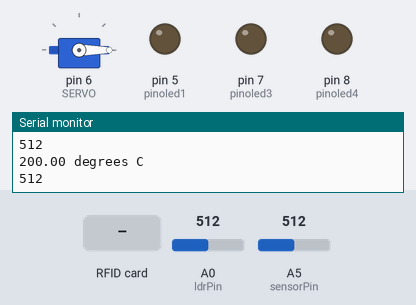
A sketch run on a simulated Arduino Uno, built with avr-gcc and run on an emulated ATmega328P. On the bench: servo, output pins drawn as LEDs (lit = HIGH), the last lines printed to the serial monitor. The inputs (shaded band) are chosen by the test bench; at power-on: A0 (ldrPin) = 512, A5 (sensorPin) = 512. Pins used as bus, display or sensor lines are not drawn.

Above: at 1.2 s.
1.3 s: A0 (ldrPin) set to 786
2.8 s: A0 (ldrPin) set to 806
At 3.8 s:
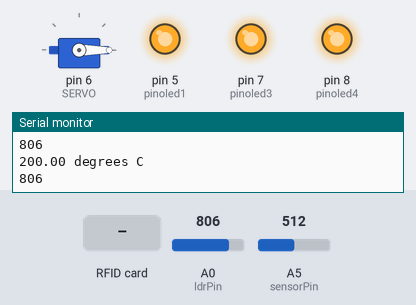
4.3 s: A5 (sensorPin) set to 326
7.3 s: A5 (sensorPin) set to 291
8.8 s: RFID card ED 78 03 CA held to the reader
At 12.29 s:
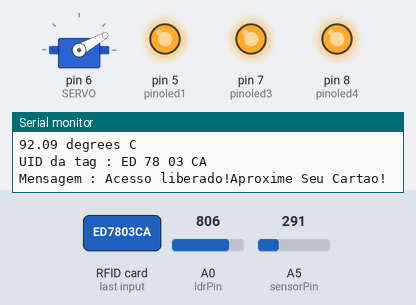
At 13.9 s:
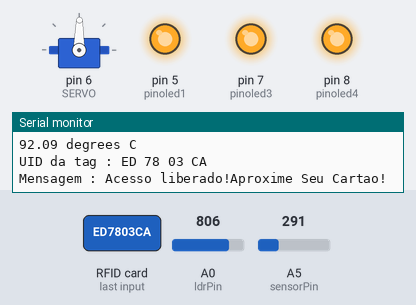
Timing chart, 0 to 17.0 s (numbered marks = the images above; inputs shaded):
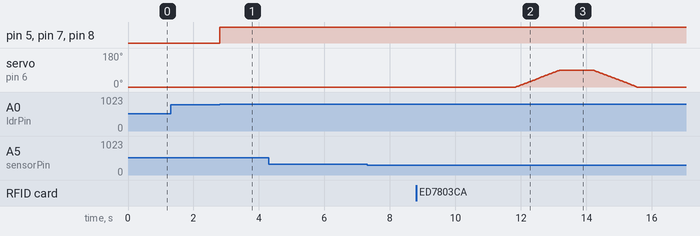

Measured:
- the behaviour switches between 799 and 800 on A0 (ldrPin) (found by bisection; images 0 and 1)
- after the input at 2.8 s, pin 5 (pinoled1), pin 7 (pinoled3), pin 8 (pinoled4): LOW → HIGH at once
- after the input at 8.8 s, servo on pin 6 (SERVO): rises from 0° to 90° in 2.3 s, then falls to 0° in 1.4 s

The sketch:

Casa.ino
```cpp
#include <Servo.h>
#include <MFRC522.h>
#include <SPI.h>

#define SS_PIN 10
#define RST_PIN 9
MFRC522 mfrc522(SS_PIN, RST_PIN);  // Create MFRC522 instance.
char st[20]; //

int ldrPin = 0; //LDR no pino analígico 8
int ldrValor = 0; //Valor lido do LDR
int sensorPin = 5; //Porta analogica sensor Temperatura
int motorDC = 12; // Porta do Motor DC

Servo s; // Variável Servo
int pos; // Posição Servo

#define SERVO 6 // Porta Digital 6 PWM

float armazenavalor;

int pinoled1 = 5;
int pinoled2 = 6;
int pinoled3 = 7;
int pinoled4 = 8;

void SensorLuz() {

  ldrValor = analogRead(ldrPin); //O valor lido será entre 0 e 1023
  //se o valor lido for maior que 500, liga o led

  if (ldrValor >= 800) {
    digitalWrite(pinoled1, HIGH);
    digitalWrite(pinoled2, HIGH);
    digitalWrite(pinoled3, HIGH);
    digitalWrite(pinoled4, HIGH);
  } else {
    digitalWrite(pinoled1, LOW);
    digitalWrite(pinoled2, LOW);
    digitalWrite(pinoled3, LOW);
    digitalWrite(pinoled4, LOW);
  }

  //imprime o valor lido do LDR no monitor serial
  Serial.println(ldrValor);

}

void SensorTemperatura() {

  int reading = analogRead(sensorPin);
  float voltage = reading * 5.0;
  voltage /= 1024.0;

  // now print out the temperature
  float temperatureC = (voltage - 0.5) * 100 ;  //converting from 10 mv per degree wit 500 mV offset
  //to degrees ((voltage - 500mV) times 100)
  Serial.print(temperatureC); Serial.println(" degrees C");

  if (temperatureC > 25) {
    digitalWrite(motorDC, HIGH);
  } else {
    digitalWrite(motorDC, LOW);
  }

}

void ServoMotor() {

  for (pos = 0; pos < 90; pos++) {
    s.write(pos);
    delay(15);
  }

  delay(1000);

  for (pos = 90; pos >= 0; pos--) {
    s.write(pos);
    delay(15);
  }

}

void rfidVerificar() {
  // Look for new cards
  if ( ! mfrc522.PICC_IsNewCardPresent()) {
    return;
  }
  // Select one of the cards
  if ( ! mfrc522.PICC_ReadCardSerial()) {
    return;
  }
  //Mostra UID na serial
  Serial.print("UID da tag :");
  String conteudo = "";
  byte letra;
  for (byte i = 0; i < mfrc522.uid.size; i++) {
    Serial.print(mfrc522.uid.uidByte[i] < 0x10 ? " 0" : " ");
    Serial.print(mfrc522.uid.uidByte[i], HEX);
    conteudo.concat(String(mfrc522.uid.uidByte[i] < 0x10 ? " 0" : " "));
    conteudo.concat(String(mfrc522.uid.uidByte[i], HEX));
  }
  Serial.println();
  Serial.print("Mensagem : ");
  conteudo.toUpperCase();
  if (conteudo.substring(1) == "ED 78 03 CA") {
    Serial.print("Acesso liberado!");
    delay(3000);
    mensageminicial();
    ServoMotor();
  }
}

void mensageminicial() {
  Serial.println("Aproxime Seu Cartao!");
}


void setup() {
  SPI.begin();      // Inicia  SPI bus
  mfrc522.PCD_Init();   // Inicia MFRC522
  pinMode(pinoled1, OUTPUT);
  pinMode(pinoled1, OUTPUT);
  pinMode(pinoled3, OUTPUT);
  pinMode(pinoled4, OUTPUT);
  Serial.begin(9600);
  s.attach(SERVO);
  s.write(0);
}

void loop() {

  SensorLuz();
  SensorTemperatura();
  rfidVerificar();

}
```
